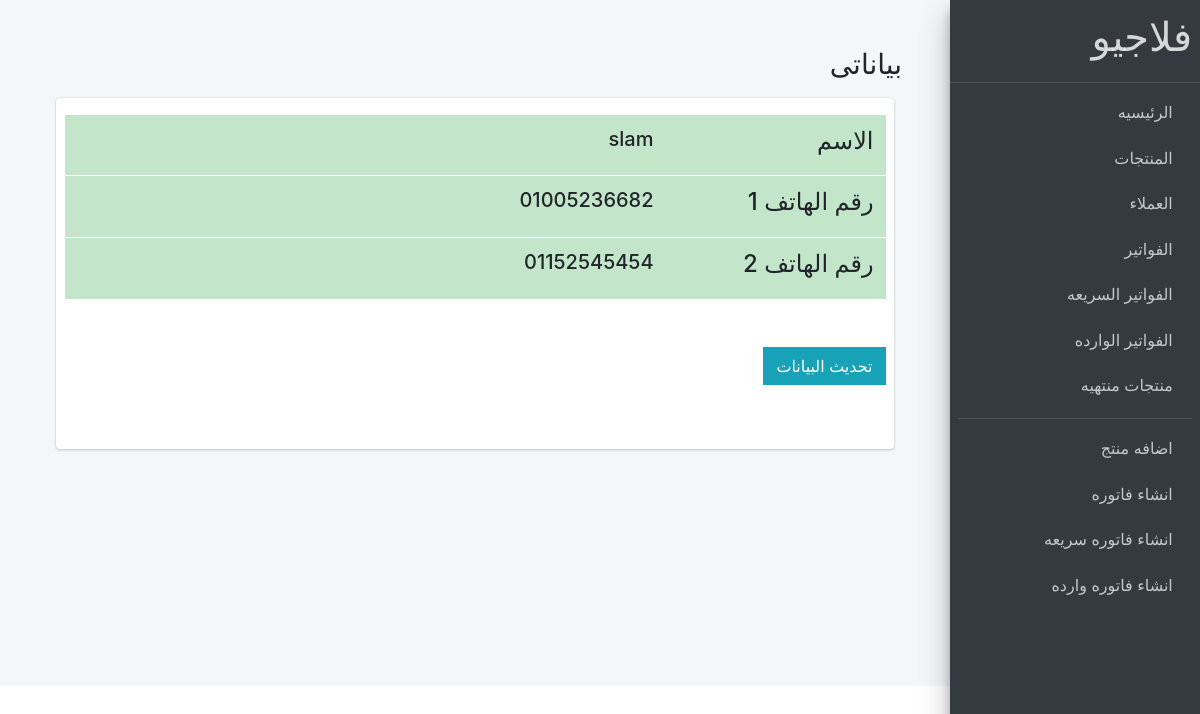
/home/about-me/, run on the app's committed database.
### store/models.py (models this page shows, shortened)
class About(models.Model):
    name = models.CharField(max_length=56, verbose_name="الاسم",unique=True)
    phone1 = models.CharField(max_length=11, blank=True, null=True , verbose_name="رقم الهاتف 1")
    phone2 = models.CharField(max_length=11, blank=True, null=True, verbose_name="رقم الهاتف 2")

### store/views.py (the view)
# urls.py: path('about-me/', views.about, name="about"),
def about(request):
    about = About.objects.first()
    return render(request, 'pages/about.html', {"about": about})

### store/context_processor.py (called while the page is built)
def calc_empty_products(request):
    products = Product.objects.filter(available_in_ventory=0)
    emptyNum = products.count()
    return {"emptyNum":emptyNum}

### templates/pages/about.html (shortened to what this page needs)
{% extends 'base.html' %}
{% load static %}
{% block content %}
    <div style="direction: rtl;" class="wrapper">
      <div   class="content-wrapper p-5">
                <div class="row mb-2">
                  <div class="col-sm-6">
                    <h3>بياناتى</h3>
                  </div>
                </div>
            <section class="content">
              <div class="card card-solid">
                  <div class="row d-flex align-items-stretch">
                    <div   class="col-12 p-3">
                        <table id="about_table" class="table table-success table-details">
                            <tbody>
                              <tr>
                                <th scope="row"><h4>الاسم</h4></th>
                                <td><h5>{{about.name}}</h5> </td>
                              </tr>
                              <tr>
                                <th scope="row"> <h4>رقم الهاتف 1</h4></th>
                                <td><h5>
                                    {% if about.phone1 %}
                                    {{about.phone1}}
                                    {% else %}
                                    <h5>لا يوجد</h5>
                                    {% endif %}
                                </h5></td>
                              </tr>
                              <tr>
                                <th scope="row"><h4>رقم الهاتف 2</h4></th>
                                <td><h5>
                                    {% if about.phone2 %}
                                    {{about.phone2}}
                                    {% else %}
                                    <h5>لا يوجد</h5>
                                    {% endif %}
                                </h5></td>
                              </tr>
                            </tbody>
                          </table>
                    </div>
                     <div   class="col-12 p-3">
                        <button class="btn btn-info mb-5 about_edit_btn " hx-post="{% url 'products:edit_about' %}" hx-target="#about_table" hx-swap="outerHTML">
                        تحديث البيانات
                        </button>
                    </div>
                    </div>
              </div>
            </section>
          </div>
      </div>
{% endblock %}

### data on the page
About: name "slam", phone1 "01005236682", phone2 "01152545454"
